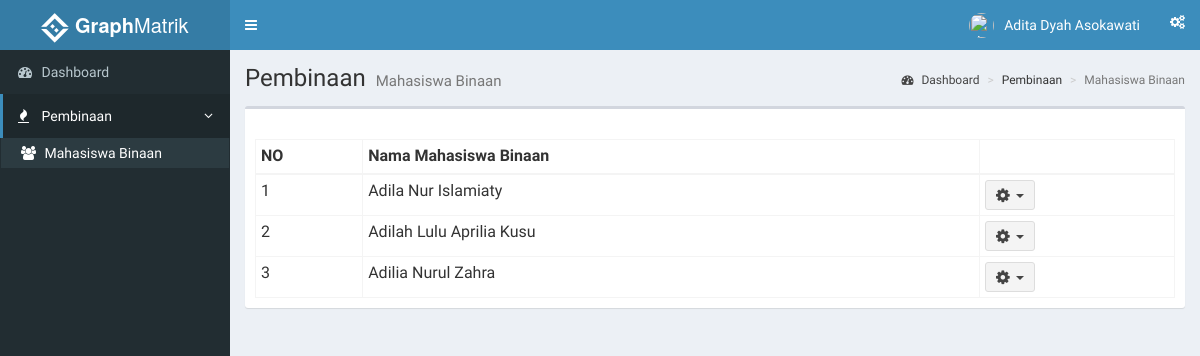
/index.php?page=mahasiswabinaan (signed in), run on the app's committed database.
### tables this page shows
CREATE TABLE `m_binaan` (
  `id_mhsbinaan` int(11) NOT NULL,
  `id_pembina` int(11) NOT NULL,
  `id_mahasiswa` int(11) NOT NULL
);

CREATE TABLE `mahasiswa` (
  `id_mahasiswa` int(11) NOT NULL,
  `nim` int(11) NOT NULL,
  `nama` varchar(35) NOT NULL,
  `angkatan` int(11) DEFAULT NULL,
  `j_kelamin` varchar(15) DEFAULT NULL,
  `asalkota` varchar(20) DEFAULT NULL,
  `email` varchar(35) DEFAULT NULL,
  `telp` varchar(13) DEFAULT NULL,
  `avatar` varchar(100) DEFAULT NULL,
  `tgl_lahir` date DEFAULT NULL,
  `id_user` int(11) DEFAULT NULL
);

### functions.php (called while the page is built, shortened)
<?php
	function MhsByPembinaDetail($idPembina){
		$ambildata = mysql_query("SELECT mb.id_mahasiswa, m.nim , m.nama AS 'nama_mahasiswa', m.id_user AS 'uid_mahasiswa', p.id_user AS 'uid_pembina' FROM m_binaan mb LEFT JOIN mahasiswa m ON mb.id_mahasiswa = m.id_mahasiswa LEFT JOIN pembina p ON mb.id_pembina = p.id_pembina WHERE mb.id_pembina = $idPembina ORDER BY m.nama");
		if (mysql_num_rows($ambildata) > 0) {
			while ($ad = mysql_fetch_assoc($ambildata))
				$data[] = $ad;
				return $data;
		} else{
			echo "<strong>Belum ada Mahasiswa Binaan</strong>";
		}
	}
 ?>

### role/pembina/mahasiswa_binaan.php (the view, shortened to what this page needs)
<?php
  include 'functions.php';
  $idPembina = $_SESSION['id_pembina'];
 ?>
    <section class="content-header">
      <h1>
        Pembinaan
        <small>Mahasiswa Binaan</small>
      </h1>
      <ol class="breadcrumb">
        <li><a href="/simon"><i class="fa fa-dashboard"></i> Dashboard</a></li>
        <li>Pembinaan</li>
        <li class="active">Mahasiswa Binaan</li>
      </ol>
    </section>
    <section class="content">
      <div class="row">
        <div class="col-xs-12">
          <div class="box">
            <div class="box-header">
            </div>
              <div class="box-body">
              <table id="tableMhsBinaan" class="table table-bordered table-hover table-condensed">
                <thead>
                  <tr>
                    <th>NO</th>
                    <th>Nama Mahasiswa Binaan</th>
                    <th></th>
                  </tr>
                </thead>
                <tbody>
                <?php
                  $dataByPembina = MhsByPembinaDetail($idPembina);
                  $no = 1;
                  foreach($dataByPembina as $row){
                ?>
                <tr>
                  <td><?php echo $no ?></td>
                  <td><?php echo $row['nama_mahasiswa']?></td>
                  <td>
                    <div class="dropdown">
                      <button class="btn btn-default btn-sm dropdown-toggle " type="button" data-toggle="dropdown">
                        <i class="fa fa-cog fa-lg"></i>&nbsp;&nbsp;<span class="caret"></span>
                      </button>
                    </div>
                  </td>
                </tr>
                  <?php
                    $no++; }
                   ?>
                </tbody>
              </table>
            </div>
          </div>
        </div>
      </div>
    </section>

### data on the page
m_binaan: id_mahasiswa.nama "Adila Nur Islamiaty"
m_binaan: id_mahasiswa.nama "Adilah Lulu Aprilia Kusu"
m_binaan: id_mahasiswa.nama "Adilia Nurul Zahra"

### other printed values
$_SESSION['nama'] "Adita Dyah Asokawati"
